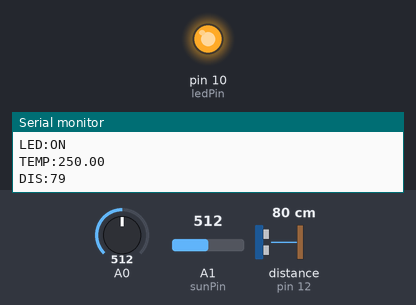
The sketch below on a simulated Arduino Uno, built with avr-gcc and run on an emulated ATmega328P. On the bench: output pins drawn as LEDs (lit = HIGH), the last lines printed to the serial monitor. Wiring (inferred from the names in the program): ultrasonic range finder: trigger pin 11; echo pin 12. The test bench sets the inputs (shaded band); at power-on: A1 (sunPin) = 512, distance to the obstacle (sensor on pin 12) 80 cm, A0 = 512. The echo pulse lasts 58.3 µs per cm; pins used as bus, display or sensor lines are not drawn.

Above: at 1.2 s.
1.3 s: A1 (sunPin) set to 486
At 1.9 s:
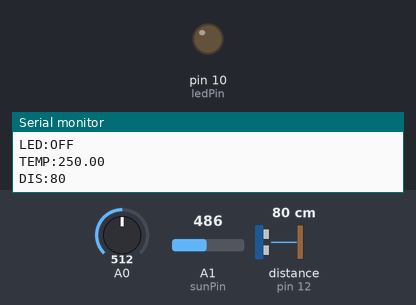
3.0 s: distance to the obstacle (sensor on pin 12) set to 7 cm
4.7 s: distance to the obstacle (sensor on pin 12) set to 4 cm
At 5.4 s:
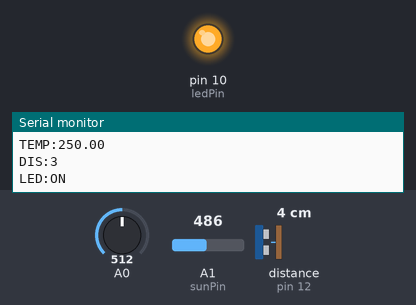
7.7 s: distance to the obstacle (sensor on pin 12) set to 9 cm
At 8.4 s:
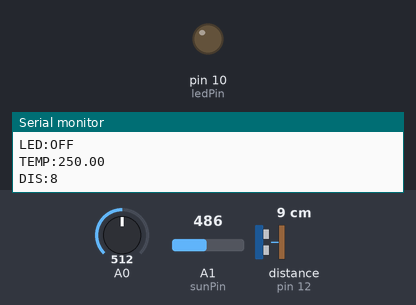
9.5 s: A0 set to 214
11.0 s: A0 set to 187
Timing chart, 0 to 14.0 s (numbered marks = the images above; inputs shaded):
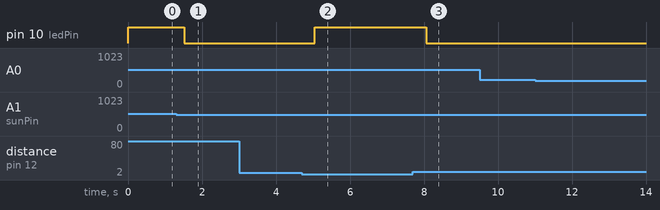

Measured:
- the behaviour switches between 501 and 500 on A1 (sunPin) (found by bisection; images 0 and 1)
- the behaviour switches between 6 and 5 cm on distance to the obstacle (sensor on pin 12) (found by bisection; images 1 and 2)
- after the input at 1.3 s, pin 10 (ledPin): HIGH → LOW after 0.22 s
- after the input at 4.7 s, pin 10 (ledPin): LOW → HIGH after 0.35 s
- after the input at 7.7 s, pin 10 (ledPin): HIGH → LOW after 0.36 s

The sketch:

sketch_may28a.ino
```cpp
// 변수선언----------------------------------------------------
// LED
const int ledPin = 10;  // LED가 연결된 디지털 핀 번호(10)를 ledPin이라는 이름의 상수에 할당
// 조도센서
const int sunPin = A1;  // 조도 센서가 연결된 아날로그 입력 핀 번호(A1번 핀)를 sunPin이라는 이름의 상수에 할당
// 온도
float temp;             // 온도 값을 저장할 변수 선언
// 초음파
const int trig_pin=11;  // 초음파 센서의 trig핀 번호(11)를 trig_pin라는 이름의 상수에 할당
const int echo_pin=12;  // 초음파 센서의 echo핀 번호(12)를 echo_pin라는 이름의 상수에 할당
// ------------------------------------------------------------

void setup() {
  Serial.begin(9600);      // 시리얼 통신을 9600 bps의 속도로 초기화
  pinMode(ledPin,OUTPUT);  // LED 핀을 출력 모드로 설정(LED 제어)
  // 초음파
  pinMode(trig_pin,OUTPUT); // trig_pin 핀을 출력 모드로 설정(초음파 발사)
  pinMode(echo_pin,INPUT);  // echo_pin 핀을 입력 모드로 설정(초음파가 돌아오는 시간 측정)
}

void loop() {
  if(Serial.available()){            // 시리얼 입력이 있는지 확인
    char inputVal = Serial.read();   // 입력된 값을 읽어와 inputVal 변수에 저장
    if(inputVal=='1'){               // 만약 입력값이 1 이라면
      digitalWrite(ledPin,HIGH);     // 디지털 출력 설정 -> HIGH(1) = LED 켜기
      Serial.println("LED:ON");      // LED:ON 문자열 출력
    } else if(inputVal=='0'){        // 만약 입력값이 0 이라면
      digitalWrite(ledPin,LOW);      // 디지털 출력 설정 -> LOW(0) = LED 끄기
      Serial.println("LED:OFF");     // LED:OFF 문자열 출력
    }
  }
  // 조도
  int sunValue = analogRead(A1);  // analogRead 함수로 해당 아날로그 핀(A1)에 연결된 장치(조도 센서)에서 측정된 전압 값을 읽어와 sunValue 변수에 저장
  Serial.print("SUN:");           // SUN: 문자열 출력
  Serial.println(sunValue);       // 조도값 출력
  if(sunValue>500){               // 만약 조도값이 500 보다 크다면(값이 높을수록 어두움)
    digitalWrite(ledPin,HIGH);    // 디지털 출력 설정 -> HIGH(1) = LED 켜기
    Serial.println("LED:ON");     // LED:ON 문자열 출력
  } else {                        // 조도값이 500 이하라면(값이 낮을수록 밝음)
    digitalWrite(ledPin,LOW);     // 디지털 출력 설정 -> LOW(0) = LED 끄기
    Serial.println("LED:OFF");    // LED:OFF 문자열 출력
  }
  // 온도
  int val = analogRead(A0);  // analogRead 함수로 해당 아날로그 핀(A0)에 연결된 온도 센서 값을 읽어와 val 변수에 저장
  temp = val*0.48828125;     // 읽어온 값을 온도로 변환(화씨->섭씨)
  Serial.print("TEMP:");     // TEMP: 문자열 출력
  Serial.println(temp);      // 변수 temp에 저장된 온도 값을 출력

  // 초음파
  digitalWrite(trig_pin,LOW);  // 초음파 OUT 신호 초기화(trig_pin에 연결된 핀의 출력을 LOW(낮은 전압)으로 설정)
  delayMicroseconds(2);        // 2 마이크로초 동안 대기(초음파 모듈을 초기화한 후 일정한 시간이 지나야 안정된 송신 가능)
  digitalWrite(trig_pin,HIGH); // 초음파 OUT 발사(trig_pin에 연결된 핀의 출력을 HIGH(높은 전압)으로 설정)
  delayMicroseconds(10);       // 10 마이크로초 동안 대기(초음파가 발사된 후 일정 시간이 지나야 초음파가 돌아옴)
  digitalWrite(trig_pin,LOW);  // 초음파 OUT 신호 종료(trig_pin에 연결된 핀의 출력을 다시 LOW(낮은 전압)으로 설정)

  long duration = pulseIn(echo_pin,HIGH); // 에코핀에서 초음파가 반사되어 돌아오는 시간 측정(HIGH값이 유지되는 시간을 통한 측정)
  long distance = (duration/2)/29.1;      // 측정된 이동 시간을 거리로 반환(초당 초음파의 이동 거리 : 약 29.1cm)

  Serial.print("DIS:");         // DISL 문자열 출력
  Serial.println(distance);     // 측정된 거리 출력
  if(distance<5){               // 거리가 5cm 보다 작으면
    digitalWrite(ledPin,HIGH);  // LED 켜짐
    Serial.println("LED:ON");   // LED:ON 출력
  }

  delay(500);    // 0.5초 대기
}
```
